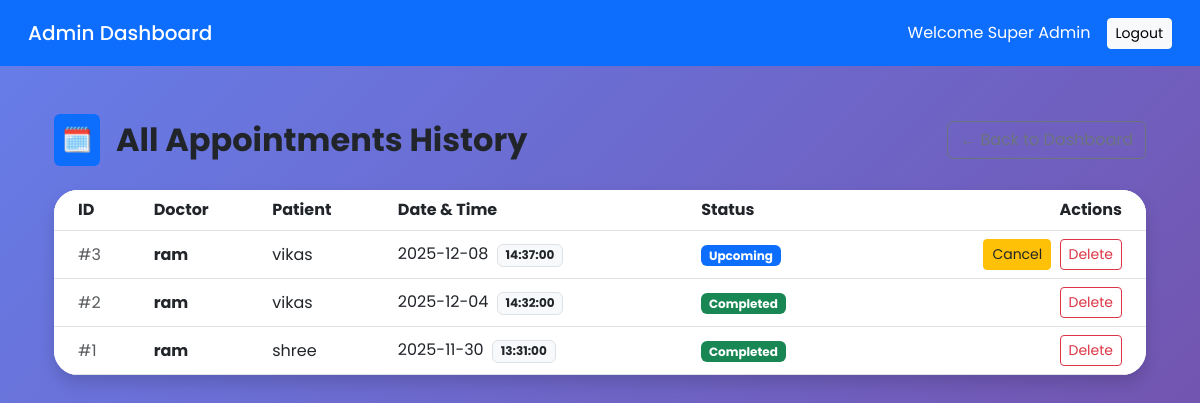
/admin/appointments (signed in), run on the app's committed database.
### models.py (models this page shows, shortened)
class User(UserMixin, db.Model):
    id = db.Column(db.Integer, primary_key=True)
    username = db.Column(db.String(150), unique=True, nullable=False)
    password = db.Column(db.String(150), nullable=False)
    role = db.Column(db.String(50), nullable=False)  # 'admin', 'doctor', 'patient'
    name = db.Column(db.String(150), nullable=False)
    phone = db.Column(db.String(20))
    email = db.Column(db.String(150))
    is_active_user = db.Column(db.Boolean, default=True) # For Blacklisting
    doctor_profile = db.relationship('DoctorProfile', backref='user', uselist=False)

class Appointment(db.Model):
    id = db.Column(db.Integer, primary_key=True)
    patient_id = db.Column(db.Integer, db.ForeignKey('user.id'), nullable=False)
    doctor_id = db.Column(db.Integer, db.ForeignKey('user.id'), nullable=False)
    date = db.Column(db.Date, nullable=False)
    time = db.Column(db.Time, nullable=False)
    status = db.Column(db.String(50), default='Booked')  # Booked, Completed, Cancelled
    symptoms = db.Column(db.String(255))
    patient = db.relationship('User', foreign_keys=[patient_id], backref='my_appointments')
    doctor = db.relationship('User', foreign_keys=[doctor_id], backref='doc_appointments')
    diagnosis = db.Column(db.Text)
    treatment = db.Column(db.Text)
    prescription = db.Column(db.Text)
    patient = db.relationship('User', foreign_keys=[patient_id], backref='my_appointments')
    doctor = db.relationship('User', foreign_keys=[doctor_id], backref='doc_appointments')

### app.py (the view)
@app.route('/admin/appointments')
@login_required
def admin_appointments():
    if current_user.role != 'admin': return redirect(url_for('login'))
    appointments = Appointment.query.order_by(Appointment.date.desc()).all()
    return render_template('admin_appointments.html', appointments=appointments)

### app.py (called while the page is built)
@login_manager.user_loader
def load_user(user_id):
    return User.query.get(int(user_id))

### templates/admin_appointments.html (shortened to what this page needs)
{% extends "base.html" %}
{% block content %}
<div class="container py-4">
    <div class="d-flex justify-content-between align-items-center mb-4">
        <div class="d-flex align-items-center">
            <div class="bg-primary text-white rounded p-2 me-3 fs-4">🗓️</div>
            <h2 class="fw-bold mb-0">All Appointments History</h2>
        </div>
        <a href="{{ url_for('admin_dashboard') }}" class="btn btn-outline-secondary">← Back to Dashboard</a>
    </div>
    <div class="card glass-card border-0 shadow">
        <div class="card-body p-0">
            <div class="table-responsive">
                <table class="table table-hover align-middle mb-0">
                    <thead class="bg-light">
                        <tr>
                            <th class="ps-4">ID</th>
                            <th>Doctor</th>
                            <th>Patient</th>
                            <th>Date & Time</th>
                            <th>Status</th>
                            <th class="text-end pe-4">Actions</th>
                        </tr>
                    </thead>
                    <tbody>
                        {% for appt in appointments %}
                        <tr>
                            <td class="ps-4 text-muted">#{{ appt.id }}</td>
                            <td class="fw-bold">{{ appt.doctor.name }}</td>
                            <td>{{ appt.patient.name }}</td>
                            <td>
                                {{ appt.date }}
                                <span class="badge bg-light text-dark border ms-1">{{ appt.time }}</span>
                            </td>
                            <td>
                                {% if appt.status == 'Booked' %}
                                    <span class="badge bg-primary">Upcoming</span>
                                {% elif appt.status == 'Completed' %}
                                    <span class="badge bg-success">Completed</span>
                                {% else %}
                                    <span class="badge bg-danger">Cancelled</span>
                                {% endif %}
                            </td>
                            <td class="text-end pe-4">
                                {% if appt.status == 'Booked' %}
                                <a href="{{ url_for('admin_appointment_action', id=appt.id, action='cancel') }}"
                                   class="btn btn-sm btn-warning text-dark me-1"
                                   onclick="return confirm('Are you sure you want to cancel this appointment?');">
                                    Cancel
                                </a>
                                {% endif %}
                                <a href="{{ url_for('admin_appointment_action', id=appt.id, action='delete') }}"
                                   class="btn btn-sm btn-outline-danger"
                                   onclick="return confirm('Permanently delete this record? This cannot be undone.');">
                                     Delete
                                </a>
                            </td>
                        </tr>
                        {% else %}
                        <tr>
                            <td colspan="6" class="text-center py-5 text-muted">
                                No appointments found in the system.
                            </td>
                        </tr>
                        {% endfor %}
                    </tbody>
                </table>
            </div>
        </div>
    </div>
</div>
{% endblock %}

### templates/base.html (shortened to what this page needs)
<!DOCTYPE html>
<html lang="en">
<head>
    <link href="https://cdn.jsdelivr.net/npm/bootstrap@5.3.0/dist/css/bootstrap.min.css" rel="stylesheet">
    <link rel="stylesheet" href="{{ url_for('static', filename='style.css') }}">
</head>
<body class="bg-light">
{% if current_user.is_authenticated %}
    {% set navbar_class = 'bg-primary' %} {% if current_user.role == 'doctor' %} {% set navbar_class = 'bg-success' %} {% elif current_user.role == 'patient' %} {% set navbar_class = 'bg-purple' %} {% endif %}
    <nav class="navbar navbar-dark {{ navbar_class }} p-3 mb-4">
        <div class="container-fluid">
            <span class="navbar-brand mb-0 h1">
                {% if current_user.role == 'admin' %} Admin Dashboard
                {% elif current_user.role == 'doctor' %} Doctor's Dashboard
                {% else %} Patient's Dashboard {% endif %}
            </span>
            <div class="d-flex align-items-center text-white">
                <span class="me-3">Welcome {{ current_user.name }}</span>
                <a href="{{ url_for('logout') }}" class="btn btn-light btn-sm">Logout</a>
            </div>
        </div>
    </nav>
{% endif %}
<div class="container">
    {% block content %}{% endblock %}
</div>
</body>
</html>

### static/style.css (style rules this page uses)
body { font-family: 'Poppins', sans-serif; background: linear-gradient(135deg, #667eea 0%, #764ba2 100%); background-attachment: fixed; min-height: 100vh; margin: 0; }
.glass-card { background: rgba(255, 255, 255, 0.95); backdrop-filter: blur(20px); -webkit-backdrop-filter: blur(20px); border-radius: 24px; border: 1px solid rgba(255, 255, 255, 0.8); box-shadow: 0 20px 40px rgba(0, 0, 0, 0.2); overflow: hidden; }

### data on the page
User: name "Super Admin"
Appointment: id "3", doctor.name "ram", patient.name "vikas", date "2025-12-08", time "14:37:00", status "Upcoming"
Appointment: id "2", doctor.name "ram", patient.name "vikas", date "2025-12-04", time "14:32:00", status "Completed"
Appointment: id "1", doctor.name "ram", patient.name "shree", date "2025-11-30", time "13:31:00", status "Completed"
